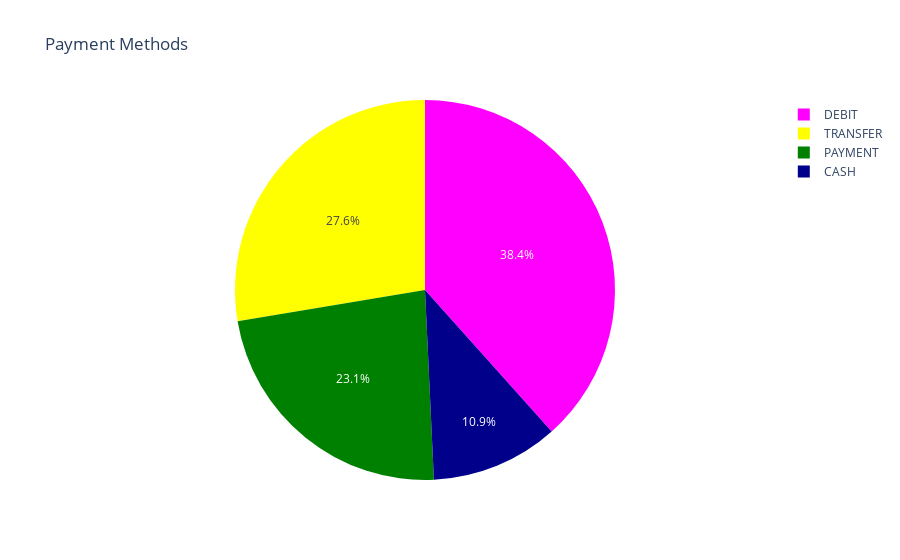

Notebook source saved alongside this figure:
### Code cell
data_Payment=df.groupby(['type'])['order_id'].count().reset_index(name='order_item_quantity').sort_values(by= 'order_item_quantity', ascending= False)
px.pie(data_Payment, values='order_item_quantity', names= 'type' , title= 'Payment Methods', 
       color='type',
             color_discrete_map={'CASH':'darkblue',
                                 'DEBIT':'magenta',
                                 'PAYMENT':'green',
                              'TRANSFER':'yellow'})

### Figure 1 — Plotly figure (JSON) as saved in the notebook; plotly's stock layout.template omitted (floating-point values rounded to 4 significant figures)
{"data": [{"customdata": [["DEBIT"], ["TRANSFER"], ["PAYMENT"], ["CASH"]], "domain": {"x": [0, 1], "y": [0, 1]}, "hovertemplate": "type=%{customdata[0]}<br>order_item_quantity=%{value}<extra></extra>", "labels": ["DEBIT", "TRANSFER", "PAYMENT", "CASH"], "legendgroup": "", "marker": {"colors": ["magenta", "yellow", "green", "darkblue"]}, "name": "", "showlegend": true, "type": "pie", "values": [69295, 49883, 41725, 19616]}], "layout": {"legend": {"tracegroupgap": 0}, "title": {"text": "Payment Methods"}}}
